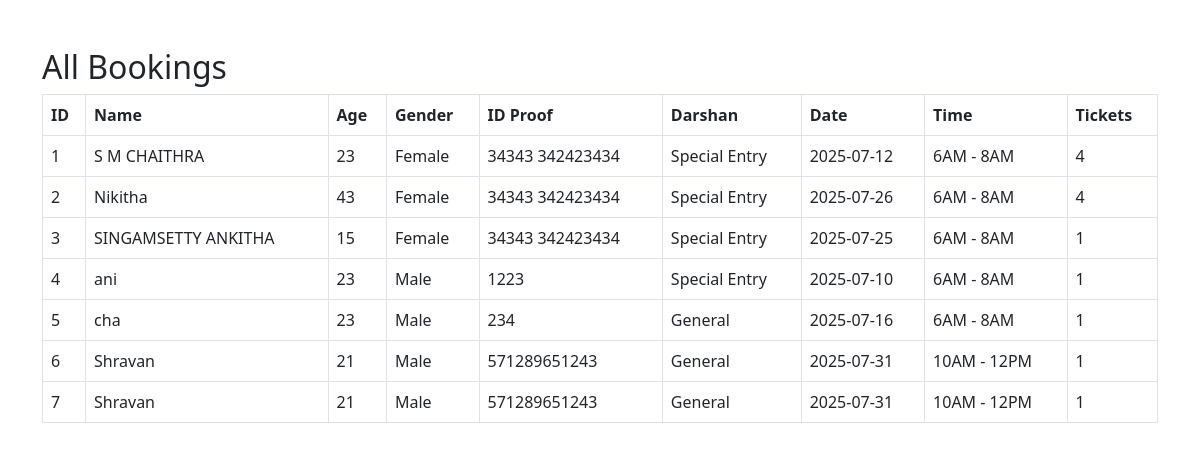
Screenshot of /bookings with the database file from the repository.
### tables this page shows
CREATE TABLE bookings (
                    id INTEGER PRIMARY KEY AUTOINCREMENT,
                    name TEXT NOT NULL,
                    age INTEGER NOT NULL,
                    gender TEXT NOT NULL,
                    id_proof TEXT NOT NULL,
                    darshan_type TEXT NOT NULL,
                    date TEXT NOT NULL,
                    time_slot TEXT NOT NULL,
                    tickets INTEGER NOT NULL
                );

### app.py (the view)
@app.route('/bookings')
def bookings():
    conn = sqlite3.connect("database.db")
    c = conn.cursor()
    c.execute("SELECT * FROM bookings")
    data = c.fetchall()
    conn.close()
    return render_template("bookings.html", bookings=data)

### templates/bookings.html (shortened to what this page needs)
<!DOCTYPE html>
<html>
<head>
    <link href="https://cdn.jsdelivr.net/npm/bootstrap@5.3.0/dist/css/bootstrap.min.css" rel="stylesheet">
</head>
<body>
<div class="container mt-5">
    <h2>All Bookings</h2>
    <table class="table table-bordered">
        <thead>
            <tr>
                <th>ID</th><th>Name</th><th>Age</th><th>Gender</th><th>ID Proof</th>
                <th>Darshan</th><th>Date</th><th>Time</th><th>Tickets</th>
            </tr>
        </thead>
        <tbody>
            {% for b in bookings %}
            <tr>
                <td>{{ b[0] }}</td><td>{{ b[1] }}</td><td>{{ b[2] }}</td><td>{{ b[3] }}</td><td>{{ b[4] }}</td>
                <td>{{ b[5] }}</td><td>{{ b[6] }}</td><td>{{ b[7] }}</td><td>{{ b[8] }}</td>
            </tr>
            {% endfor %}
        </tbody>
    </table>
</div>
</body>
</html>

### rows the page displays
bookings: id "1", name "S M CHAITHRA", age "23", gender "Female", id_proof "34343 342423434", darshan_type "Special Entry", date "2025-07-12", time_slot "6AM - 8AM", tickets "4"
bookings: id "2", name "Nikitha", age "43", gender "Female", id_proof "34343 342423434", darshan_type "Special Entry", date "2025-07-26", time_slot "6AM - 8AM", tickets "4"
bookings: id "3", name "SINGAMSETTY ANKITHA", age "15", gender "Female", id_proof "34343 342423434", darshan_type "Special Entry", date "2025-07-25", time_slot "6AM - 8AM", tickets "1"
bookings: id "4", name "ani", age "23", gender "Male", id_proof "1223", darshan_type "Special Entry", date "2025-07-10", time_slot "6AM - 8AM", tickets "1"
bookings: id "5", name "cha", age "23", gender "Male", id_proof "234", darshan_type "General", date "2025-07-16", time_slot "6AM - 8AM", tickets "1"
bookings: id "6", name "Shravan", age "21", gender "Male", id_proof "571289651243", darshan_type "General", date "2025-07-31", time_slot "10AM - 12PM", tickets "1"
bookings: id "7", name "Shravan", age "21", gender "Male", id_proof "571289651243", darshan_type "General", date "2025-07-31", time_slot "10AM - 12PM", tickets "1"
